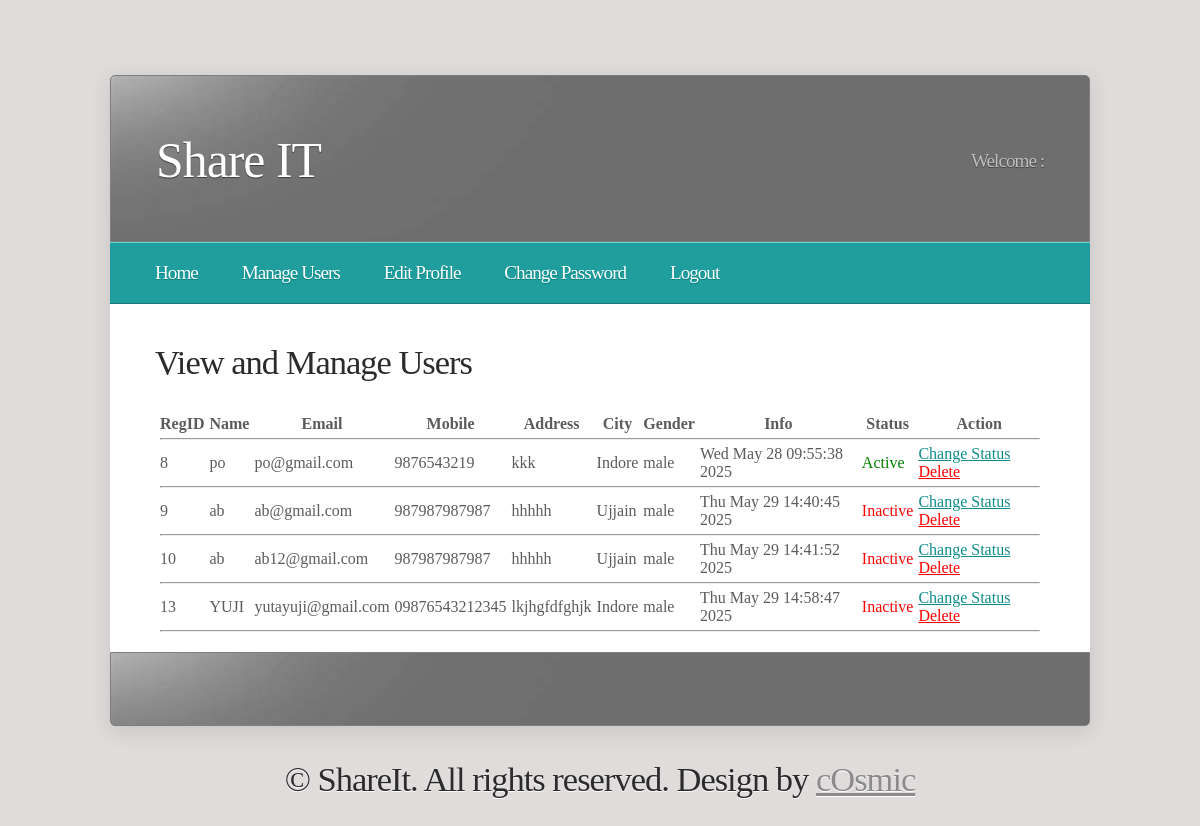
The page /manageusers/ on the database its author committed.
### shareit/models.py (models this page shows)
class Register(models.Model):
    regid=models.AutoField(primary_key=True)
    name=models.CharField(max_length=50)
    email=models.CharField(max_length=50,unique=True)
    password=models.CharField(max_length=10)
    mobile=models.CharField(max_length=15)
    address=models.CharField(max_length=100)
    city=models.CharField(max_length=20)
    gender=models.CharField(max_length=10)
    status=models.IntegerField()
    role=models.CharField(max_length=10)
    info=models.CharField(max_length=50)

### shareit/views.py (the view)
# urls.py: path('manageusers/', views.manageusers),
def manageusers(request):
    userDetails=models.Register.objects.filter(role="user")
    return render(request,"manageusers.html",{"userDetails":userDetails})

### shareit/templates/manageusers.html
{% load static %}
{% include "adminheader.html" %}
{% include "adminnav.html" %}
	<div id="page">
		<h2>View and Manage Users</h2>
		<table cellspacing="5">
			<tr>
				<th>RegID</th>
				<th>Name</th>
				<th>Email</th>
				<th>Mobile</th>
				<th>Address</th>
				<th>City</th>
				<th>Gender</th>
				<th>Info</th>
				<th>Status</th>
				<th>Action</th>
			</tr>
			<tr><td colspan="10"><hr/></td></tr>
			{% for row in userDetails %}
				<tr>
					<td>{{row.regid}}</td>
					<td>{{row.name}}</td>
					<td>{{row.email}}</td>
					<td>{{row.mobile}}</td>
					<td>{{row.address}}</td>
					<td>{{row.city}}</td>
					<td>{{row.gender}}</td>
					<td>{{row.info}}</td>
					<td>
						{% if row.status%}
						<font color="green">Active</font>
						{% else %}
						<font color="red">Inactive</font>
						{% endif %}
					</td>
					<td>
						{% if row.status%}
						<a href = "/manageuserstatus/?s=inactive&regid={{row.regid}}">Change Status</a>
						{% else %}
						<a href = "/manageuserstatus/?s=active&regid={{row.regid}}">Change Status</a>
						{% endif %}
						<a style="color:red;"href = "/manageuserstatus/?s=delete&regid={{row.regid}}">Delete</a>
					</td>
				</tr>
				<tr><td colspan="10"><hr/></td></tr>
			{% endfor %}
		</table>
	</div>
{% include "footer.html"%}

### shareit/templates/adminheader.html (shortened to what this page needs)
{% load static %}
<html xmlns="http://www.w3.org/1999/xhtml">
<head>
<link rel="stylesheet" type="text/css" href="{%static 'style.css' %}" />
</head>
<body>
<div id="wrapper">
	<div id="header">
		<div id="logo">
			<h1><a href="#">Share IT</a></h1>
		</div>
		<div id="slogan">
			<h2>Welcome :{{sun}}</h2>
		</div>
	</div>

### shareit/templates/adminnav.html
{% load static %}
<div id="menu">
		<ul>
			<li class="first"><a href="/myadmin/">Home</a></li>
			<li><a href="/manageusers/">Manage Users</a></li>
			<li><a href="/epadmin/">Edit Profile</a></li>
			<li><a href="/cpadmin/">Change Password</a></li>
			<li><a href="/login/">Logout</a></li>
		</ul>
		<br class="clearfix" />
	</div>

### shareit/templates/footer.html
	<div id="page-bottom">
		<br class="clearfix" />
	</div>
</div>
<div id="footer">
	<h2>&copy; ShareIt. All rights reserved. Design by <a href="" rel="nofollow">cOsmic</a></h2>
</div>
</body>
</html>

### shareit/static/style.css (style rules this page uses)
* { margin: 0; padding: 0; }
a { text-decoration: underline; color: #0F8C8C; }
body { font-size: 11.5pt; color: #5C5B5B; line-height: 1.75em; background: #E0DCDC url(images/img01.gif) repeat-x top left; }
body,input { font-family: Georgia, serif; }
h1,h2,h3,h4 { font-weight: normal; letter-spacing: -1px; }
h2 { font-size: 2.25em; }
h2,h3,h4 { color: #2C2B2B; margin-bottom: 1em; }
ul { margin-bottom: 1.5em; }
#footer { margin: 40px 0 120px 0; text-align: center; color: #8C8B8B; text-shadow: 0 1px 0 #FFFFFF; }
#footer a { color: #8C8B8B; }
#header { height: 75px; position: relative; background: #6E6E6E url(images/img03.jpg) top left no-repeat; padding: 45px; color: #FFFFFF; width: 888px; border: solid 1px #7E7E7E; border-top-left-radius: 5px; border-top-right-radius: 5px; overflow: hidden; }
#logo { line-height: 160px; height: 160px; padding: 5px 0 0 0; position: absolute; top: 0; left: 45px; }
#logo a { text-decoration: none; color: #FFFFFF; text-shadow: 0 1px 1px #3E3E3E; }
#logo h1 { font-size: 3.25em; }
#slogan { line-height: 160px; height: 160px; padding: 5px 0 0 0; position: absolute; right: 45px; top: 0; }
#slogan h2 { color: #BEBEBE; font-size: 1.25em; text-shadow: 0 1px 1px #3E3E3E; }
#menu { padding: 0 45px 0 45px; position: relative; background: #209D9D url(images/img02.gif) repeat-x top left; margin: 0; height: 60px; width: 890px; border-top: solid 1px #5AD7D7; border-bottom: solid 1px #1C7575; text-shadow: 0 1px 1px #007D7D; }
#menu ul { list-style: none; padding-top: 12px; position: relative; left: -15px; }
#menu ul li { padding: 5px 15px 5px 15px; margin-right: 10px; display: inline-block; }
#menu ul li a, #menu ul li span { text-decoration: none; color: #FFFFFF; letter-spacing: -1px; font-size: 1.25em; }
#page { padding: 45px 45px 15px 45px; position: relative; width: 890px; margin: 0; }
#page-bottom { position: relative; margin: 0; background: #6E6E6E url(images/img03.jpg) top left no-repeat; border: solid 1px #7E7E7E; width: 888px; padding: 45px 45px 0 45px; color: #DCDCDC; border-bottom-left-radius: 5px; border-bottom-right-radius: 5px; text-shadow: 0 1px 1px #444444; }
#wrapper { position: relative; width: 980px; margin: 75px auto 0 auto; background: #FFFFFF; border-radius: 6px; box-shadow: 0px 5px 20px 2px rgba(0,0,0,0.1); }

### rows shown on the page
Register: regid "8", name "po", email "po@gmail.com", mobile "9876543219", address "kkk", city "Indore", gender "male", info "Wed May 28 09:55:38 2025", status "Active"
Register: regid "9", name "ab", email "ab@gmail.com", mobile "987987987987", address "hhhhh", city "Ujjain", gender "male", info "Thu May 29 14:40:45 2025", status "Inactive"
Register: regid "10", name "ab", email "ab12@gmail.com", mobile "987987987987", address "hhhhh", city "Ujjain", gender "male", info "Thu May 29 14:41:52 2025", status "Inactive"
Register: regid "13", name "YUJI", email "yutayuji@gmail.com", mobile "09876543212345", address "lkjhgfdfghjk", city "Indore", gender "male", info "Thu May 29 14:58:47 2025", status "Inactive"
